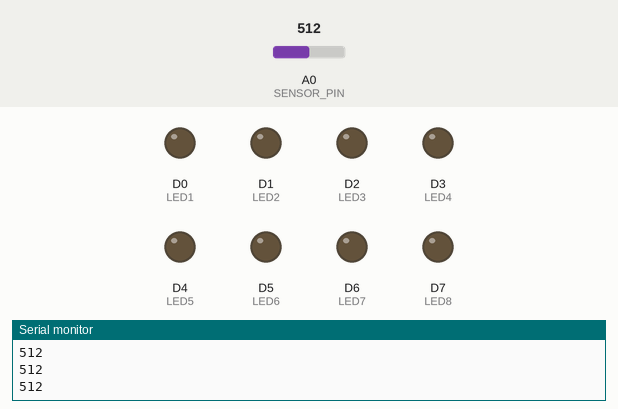
A program run on a simulated STM32 Nucleo. On the bench: output pins drawn as LEDs (lit = HIGH), the last lines printed to the serial monitor. Inputs (shaded band) come from the test bench; at power-on: A0 (SENSOR_PIN) = 512.

Above: at 1.2 s.
1.3 s: A0 (SENSOR_PIN) set to 219
2.8 s: A0 (SENSOR_PIN) set to 189
At 3.5 s:
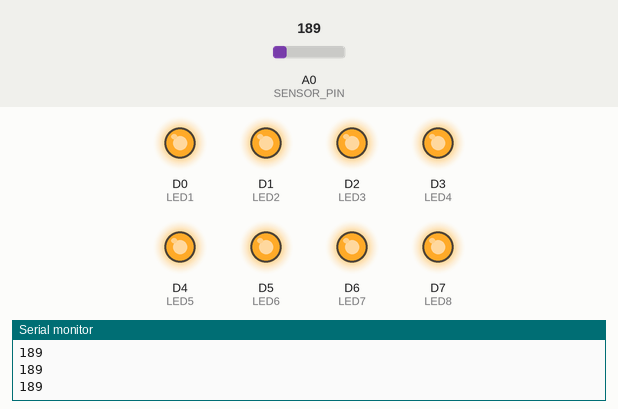
4.3 s: A0 (SENSOR_PIN) set to 161
At 5.5 s:
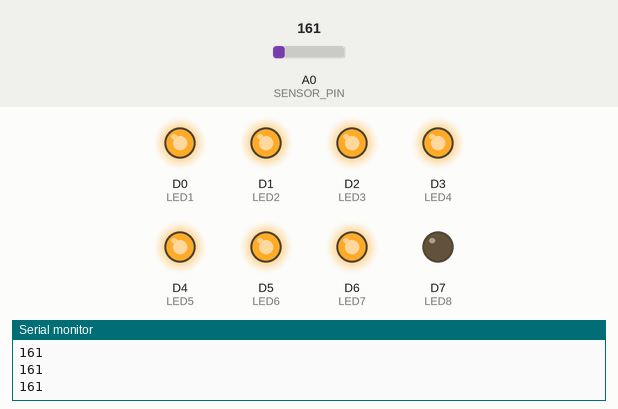
5.8 s: A0 (SENSOR_PIN) set to 140
At 6.1 s:
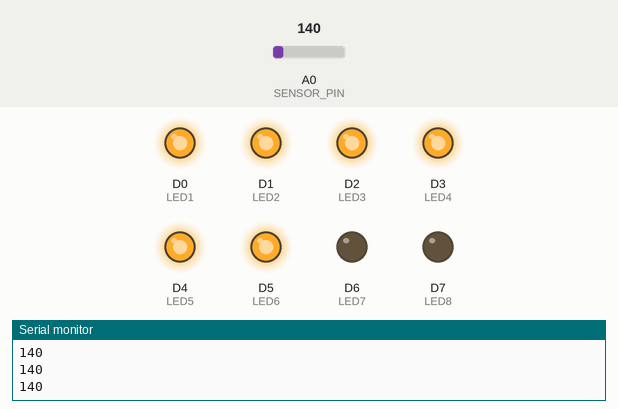
7.3 s: A0 (SENSOR_PIN) set to 119
At 8.2 s:
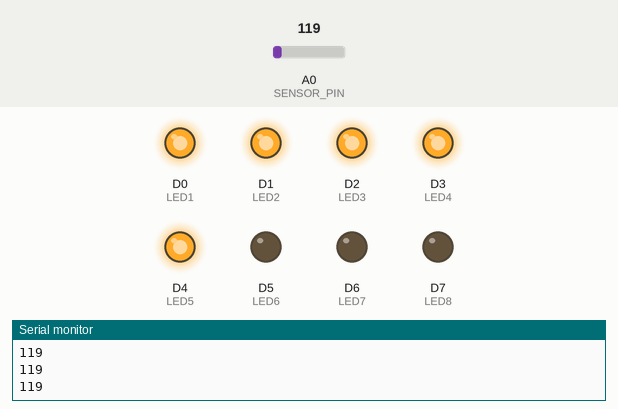
8.8 s: A0 (SENSOR_PIN) set to 160
At 9.1 s:
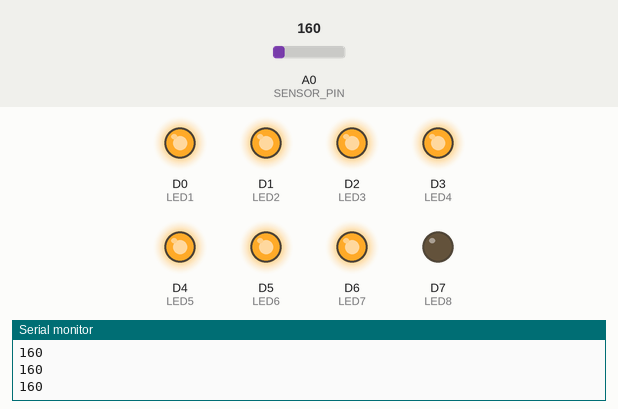
Timing chart, 0 to 11.3 s (numbered marks = the images above; inputs shaded):
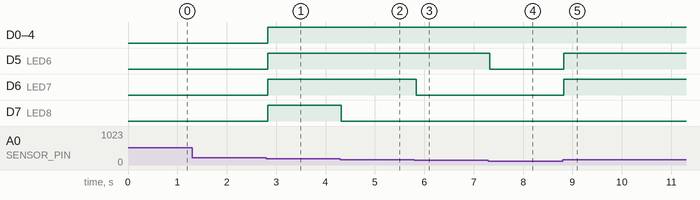

Measured:
- the behaviour switches between 201 and 200 on A0 (SENSOR_PIN) (found by bisection; images 0 and 1)
- the behaviour switches between 171 and 170 on A0 (SENSOR_PIN) (found by bisection; images 1 and 2)
- the behaviour switches between 131 and 130 on A0 (SENSOR_PIN) (found by bisection; images 3 and 4)
- after the input at 2.8 s, D0 (LED1), D1 (LED2), D2 (LED3), D3 (LED4), D4 (LED5), D5 (LED6), D6 (LED7), D7 (LED8): LOW → HIGH at once
- after the input at 4.3 s, D7 (LED8): HIGH → LOW at once
- after the input at 5.8 s, D6 (LED7): HIGH → LOW at once
- after the input at 7.3 s, D5 (LED6): HIGH → LOW at once
- after the input at 8.8 s, D5 (LED6), D6 (LED7): LOW → HIGH at once

The program:

main.cpp
```cpp
#include <Arduino.h>

int Sensorwert = 0;

#define SENSOR_PIN A0
#define LED1 D0
#define LED2 D1
#define LED3 D2
#define LED4 D3
#define LED5 D4
#define LED6 D5
#define LED7 D6
#define LED8 D7


uint8_t ledStatus[] = {
    0b00000000,
    0b00000001,
    0b00000011,
    0b00000111,
    0b00001111,
    0b00011111,
    0b00111111,
    0b01111111,
    0b11111111,
};

void setup() {
 Serial.begin(9600);
 pinMode(LED1, OUTPUT);
 pinMode(LED2, OUTPUT);
 pinMode(LED3, OUTPUT);
 pinMode(LED4, OUTPUT);
 pinMode(LED5, OUTPUT);
 pinMode(LED6, OUTPUT);
 pinMode(LED7, OUTPUT);
 pinMode(LED8, OUTPUT);
}

void loop() {
 Sensorwert = analogRead(SENSOR_PIN);
 delay(20);
 Serial.println(Sensorwert);


    int index = 0;
 if ( Sensorwert <= 30) {
        index = 0;
 }
 else if (Sensorwert > 30 && Sensorwert <= 50) {
        index = 1;
 }
 else if (Sensorwert > 50 && Sensorwert <=70) {
        index = 2;
 }
 else if (Sensorwert > 70 && Sensorwert <=90) {
        index = 3;
 }
 else if (Sensorwert > 90 && Sensorwert <=110) {
        index = 4;
 }
 else if (Sensorwert > 110 && Sensorwert <=130) {
        index = 5;
 }
 else if (Sensorwert > 130 && Sensorwert <=150) {
        index = 6;
 }
 else if (Sensorwert > 150 && Sensorwert <=170) {
        index = 7;
 }
 else if (Sensorwert > 170 && Sensorwert <=200) {
        index = 8;
 }

    digitalWrite(D0, ledStatus[index] & 0b00000001);
    digitalWrite(D1, ledStatus[index] & 0b00000010);
    digitalWrite(D2, ledStatus[index] & 0b00000100);
    digitalWrite(D3, ledStatus[index] & 0b00001000);
    digitalWrite(D4, ledStatus[index] & 0b00010000);
    digitalWrite(D5, ledStatus[index] & 0b00100000);
    digitalWrite(D6, ledStatus[index] & 0b01000000);
    digitalWrite(D7, ledStatus[index] & 0b10000000);
}
```
